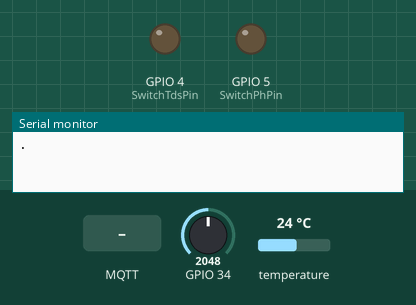
Bench run of a sketch on a simulated ESP32. Shown: output pins drawn as LEDs (lit = HIGH), the last lines printed to the serial monitor. The inputs (shaded band) are chosen by the test bench; at power-on: GPIO 34 = 2048, temperature 24 °C. WiFi joins after 1.5 s; servers stay silent unless stated; no MQTT or app messages arrive unless stated.

Above: at 0.1 s.
At 5.5 s:
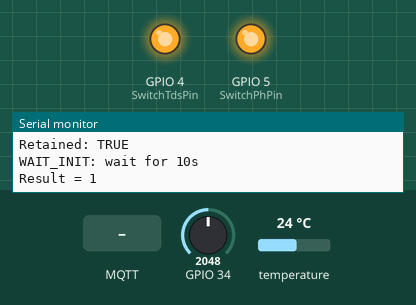
5.6 s: MQTT message "1" arrives on the first subscribed topic
At 18.6 s:
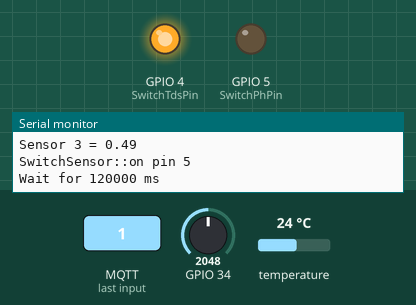
19.5 s: MQTT message "on" arrives on the first subscribed topic
21.0 s: MQTT message "off" arrives on the first subscribed topic
Timing chart, 0 to 24.0 s (numbered marks = the images above; inputs shaded):
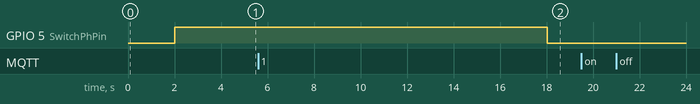

The sketch:

hydro01.ino
```cpp
#include "HANetwork.h"
#include "SensorManager.h"
#include "MqttDevice.h"

const char *MQTT_CLIENTID = "hydro01";
const char *OTA_HOSTNAME = "hydro01";

#include "secrets.h"
void mqttCallback(const char* topic, byte* payload, unsigned int length);
HANetwork haNetwork(WIFI_SSID, WIFI_PASS, MQTT_SERVER, MQTT_PORT, MQTT_CLIENTID, MQTT_USER, MQTT_PASS, OTA_HOSTNAME, OTA_PASSHASH, mqttCallback);

SensorManager sensorManager;
MqttDevice mqttDevice(&haNetwork, &sensorManager);

void setup()
{
    Serial.begin(115200);
    Serial.println(F("."));
    delay(2000);
    Serial.println(F("======================= BEGIN ======================="));
    sensorManager.init(&mqttDevice);
    haNetwork.setup();
    mqttDevice.registerDevice();
    mqttDevice.updateStatus("Hydro01 is online");
}

void loop()
{
    haNetwork.loop();
    sensorManager.loop();
    delay(100);
}

void mqttCallback(const char* topic, byte* payload, unsigned int length) {

    Serial.print(F("TOPIC: "));
    Serial.println(topic);
    Serial.print(F("PAYLOAD: "));
    Serial.write((char*)payload, length);
    Serial.println();

    mqttDevice.callback(topic, payload, length);

}
```

HANetwork.cpp
```cpp
#include "HANetwork.h"

HANetwork::HANetwork(const char *wifiSsidInit, const char *wifiPassInit,
                     const char *mqttServerInit, uint16_t mqttPortInit, const char *mqttClientIdInit, const char *mqttUserInit, const char *mqttPassInit,
                     const char *otaHostNameInit, const char *otaPassHashInit, std::function<void(const char* topic, byte* payload, unsigned int length)> mqttCallbackInit)
        : client(espClient)
{
    wifiSsid = wifiSsidInit;
    wifiPass = wifiPassInit;
    mqttServer = mqttServerInit;
    mqttPort = mqttPortInit;
    mqttClientId = mqttClientIdInit;
    mqttUser = mqttUserInit;
    mqttPass = mqttPassInit;
    otaHostName = otaHostNameInit;
    otaPassHash = otaPassHashInit;
    mqttCallback = mqttCallbackInit;
}

void HANetwork::setup()
{
    if (!client.setBufferSize(1024)) {
        Serial.println("ERROR! failed to alloc mqtt buffer");
    }
    wifiConnect();
    client.setCallback(mqttCallback);
    mqttConnect();
    otaSetup();
}

void HANetwork::loop()
{
    while (!client.connected())
    {
        if (WiFi.status() != WL_CONNECTED)
            wifiConnect();
        if (!mqttConnect())
            delay(1000);
    }
    client.loop();
    ArduinoOTA.handle();
}

bool HANetwork::mqttPublish(const char *topic, const char *payload, bool retained)
{
    Serial.println(F("Sending MQTT payload ... "));
    Serial.print(F("Topic: "));
    Serial.println(topic);
    Serial.print(F("Retained: "));
    Serial.println(retained ? "TRUE" : "FALSE");
    Serial.println(payload);
    Serial.print("Result = ");
    boolean r = client.publish(topic, payload, retained);
    Serial.println(r);
    return r;
}

bool HANetwork::mqttPublish(const char *topic, JsonDocument &doc, bool retained)
{
    String output;
    serializeJson(doc, output);
    return mqttPublish(topic, output.c_str(), true);
}

void HANetwork::wifiConnect()
{
    WiFi.mode(WIFI_STA);
    WiFi.begin(wifiSsid, wifiPass);
    Serial.print(F("Connecting to "));
    Serial.print(wifiSsid);
    while (WiFi.status() != WL_CONNECTED)
    {
        delay(1000);
        Serial.print(F("."));
    }
    Serial.println();
    Serial.print(F("Connected, IP address: "));
    Serial.println(WiFi.localIP());
}

bool HANetwork::mqttConnect()
{
    client.setServer(mqttServer.c_str(), mqttPort);
    if (client.connected())
        return true;
    Serial.print(F("Attempting MQTT connection..."));
    if (client.connect(mqttClientId.c_str(), mqttUser.c_str(), mqttPass.c_str()))
    {
        Serial.println(F("connected"));
        return true;
    }
    Serial.print(F("failed, rc="));
    Serial.println(client.state());
    return false;
}

void HANetwork::otaSetup()
{
    ArduinoOTA.setHostname(otaHostName.c_str());
    ArduinoOTA.setPasswordHash(otaPassHash.c_str());
    ArduinoOTA.onStart([]() {
        String type;
        if (ArduinoOTA.getCommand() == U_FLASH) {
            type = "sketch";
        } else {  // U_FS
            type = "filesystem";
        }
        // NOTE: if updating FS this would be the place to unmount FS using FS.end()
        Serial.println("Start updating " + type);
    });
    ArduinoOTA.onEnd([]() {
        Serial.println("\nEnd");
        delay(5000);
        ESP.restart();
    });
    ArduinoOTA.onProgress([](unsigned int progress, unsigned int total) { Serial.printf("Progress: %u%%\r", (progress / (total / 100))); });
    ArduinoOTA.onError([](ota_error_t error) {
        Serial.printf("Error[%u]: ", error);
        if (error == OTA_AUTH_ERROR) {
            Serial.println("Auth Failed");
        } else if (error == OTA_BEGIN_ERROR) {
            Serial.println("Begin Failed");
        } else if (error == OTA_CONNECT_ERROR) {
            Serial.println("Connect Failed");
        } else if (error == OTA_RECEIVE_ERROR) {
            Serial.println("Receive Failed");
        } else if (error == OTA_END_ERROR) {
            Serial.println("End Failed");
        }
    });
    ArduinoOTA.begin();
}

void HANetwork::mqttSubscribe(const char *topic) {
    Serial.print(F("MQTT subscribing to "));
    Serial.println(topic);
    client.subscribe(topic);
}
```

HANetwork.h
```cpp
#pragma once

#include <WiFi.h>
#include <PubSubClient.h>
#include <ArduinoOTA.h>
#include <ArduinoJson.h>

class HANetwork
{

public:
    HANetwork(const char *wifiSsid, const char *wifiPass,
        const char *mqttServer, uint16_t mqttPort, const char *mqttClientId, const char *mqttUser, const char *mqttPass,
        const char *otaHostName, const char *otaPassHash, std::function<void(const char* topic, byte* payload, unsigned int length)> mqttCallback);
    void setup();
    void loop();
    bool mqttPublish(const char *topic, const char *payload, bool retained);
    bool mqttPublish(const char *topic, JsonDocument &doc, bool retained);
    void mqttSubscribe(const char *topic);

private:
    String wifiSsid;
    String wifiPass;
    String mqttServer;
    uint16_t mqttPort;
    String mqttClientId;
    String mqttUser;
    String mqttPass;
    String otaHostName;
    String otaPassHash;
    std::function<void(const char* topic, byte* payload, unsigned int length)> mqttCallback;

    WiFiClient espClient;
    PubSubClient client;

    void wifiConnect();
    bool mqttConnect();
    void otaSetup();

};
```

MqttDevice.cpp
```cpp
#include <ArduinoJson.h>

#include "MqttDevice.h"
#include "SensorManager.h"
#include "config.h"

typedef struct
{
    const char *name;
    const char *unique_id;
    const char *state_topic;
    const char *availability_topic;
    const char *unit_of_measurement;
    int suggested_display_precision;
    float multiplier;
    const char *icon;
} MqttSensor;

const MqttSensor sensorsDefinition[] = {
    {
        "Hydro01 Water Temperature",
        "hydro01_water_temperature",
        "hydro01/water_temperature/value",
        "hydro01/water_temperature/available",
        "°C",
        1,
        1,
        "mdi:thermometer"
    },
    {
        "Hydro01 Water PPM",
        "hydro01_water_ppm",
        "hydro01/water_ppm/value",
        "hydro01/water_ppm/available",
        "ppm",
        0,
        1,
        "mdi:beaker"
    },
    {
        "Hydro01 Water pH",
        "hydro01_water_ph",
        "hydro01/water_ph/value",
        "hydro01/water_ph/available",
        "pH",
        1,
        1,
        "mdi:ph"
    },
    {
        "Hydro01 Water Level",
        "hydro01_water_level",
        "hydro01/water_level/value",
        "hydro01/water_level/available",
        "%",
        0,
        100,
        "mdi:car-coolant-level"
    },
};

const char *action_topic = "hydro01/action";
const char *action_payload_fastread_on = "fastread_on";
const char *action_payload_fastread_off = "fastread_off";
const char *action_fastread_state = "hydro01/fastread";
const char *action_payload_on = "on";
const char *action_payload_off = "off";

const char *status_topic_command = "hydro01/status/cmd";
const char *status_topic_state = "hydro01/status/txt";

MqttDevice::MqttDevice(HANetwork *haNetwork, SensorManager *sensorManager)
{
    this->haNetwork = haNetwork;
    this->sensorManager = sensorManager;
}

void MqttDevice::registerDevice()
{
    Serial.println(F("MqttDevice::registerDevice"));

    JsonDocument doc;

    initDiscoveryJsonDocument(doc);
    for (int i = 0; i < sizeof(sensorsDefinition) / sizeof(MqttSensor); i++)
    {
        doc["name"] = sensorsDefinition[i].name;
        doc["object_id"] = sensorsDefinition[i].unique_id;
        doc["unique_id"] = sensorsDefinition[i].unique_id;
        doc["state_topic"] = sensorsDefinition[i].state_topic;
        doc["availability_topic"] = sensorsDefinition[i].availability_topic;
        doc["force_update"] = true;
        doc["unit_of_measurement"] = sensorsDefinition[i].unit_of_measurement;
        doc["suggested_display_precision"] = sensorsDefinition[i].suggested_display_precision;
        doc["icon"] = sensorsDefinition[i].icon;

        char buf[200];
        sprintf(buf, "homeassistant/sensor/%s/config", sensorsDefinition[i].unique_id);
        haNetwork->mqttPublish(buf, doc, true);
    }

    initDiscoveryJsonDocument(doc);
    doc["name"] = "Hydro01 Fast Read";
    doc["object_id"] = "hydro01_fastread";
    doc["unique_id"] = "hydro01_fastread";
    doc["command_topic"] = action_topic;
    doc["payload_on"] = action_payload_fastread_on;
    doc["payload_off"] = action_payload_fastread_off;
    doc["state_topic"] = action_fastread_state;
    doc["state_on"] = action_payload_on;
    doc["state_off"] = action_payload_off;
    doc["icon"] = "mdi:fast-forward";
    haNetwork->mqttPublish("homeassistant/switch/hydro01_action/config", doc, true);

    initDiscoveryJsonDocument(doc);
    doc["name"] = "Hydro01 Status";
    doc["object_id"] = "hydro01_status";
    doc["unique_id"] = "hydro01_status";
    doc["command_topic"] = status_topic_command;
    doc["state_topic"] = status_topic_state;
    doc["icon"] = "mdi:information";
    haNetwork->mqttPublish("homeassistant/text/hydro01_status/config", doc, true);

    haNetwork->mqttSubscribe(action_topic);
    haNetwork->mqttSubscribe(status_topic_command);
}

void MqttDevice::initDiscoveryJsonDocument(JsonDocument &doc)
{
    doc.clear();
    doc["schema"] = "json";
    JsonObject device = doc.createNestedObject("device");
    device["identifiers"][0] = "hydro01";
    device["name"] = "Hydro01";
    device["model"] = "Wemos Hydroponic Sensors";
    device["manufacturer"] = "MLCM Tech";
}

void MqttDevice::callback(const char* topic, byte* payload, unsigned int length)
{
    if (strcmp(topic, action_topic) == 0)
    {
        if (strncasecmp((char*)payload, action_payload_fastread_on, length) == 0)
        {
            sensorManager->fastReadSensors(true);
            haNetwork->mqttPublish(action_fastread_state, action_payload_on, true);
        }
        else if (strncasecmp((char*)payload, action_payload_fastread_off, length) == 0)
        {
            sensorManager->fastReadSensors(false);
            haNetwork->mqttPublish(action_fastread_state, action_payload_off, true);
        }
    }
}

void MqttDevice::updateSensors(Sensor *temperature, Sensor *tds, Sensor *ph, Sensor *level, bool fastRead)
{
    Sensor *sensors[] = { temperature, tds, ph, level };
    for (int i = 0; i < sizeof(sensors) / sizeof(Sensor); i++)
    {
        Sensor *sensor = sensors[i];
        if (sensor->isError())
        {
            haNetwork->mqttPublish(sensorsDefinition[i].availability_topic, "offline", true);
            continue;
        }
        haNetwork->mqttPublish(sensorsDefinition[i].availability_topic, "online", true);
        char buf[20];
        sprintf(buf, "%.*f", sensorsDefinition[i].suggested_display_precision, sensor->getReading() * sensorsDefinition[i].multiplier);
        haNetwork->mqttPublish(sensorsDefinition[i].state_topic, buf, true);
    }
    haNetwork->mqttPublish(action_fastread_state, fastRead ? action_payload_on : action_payload_off, true);
}

void MqttDevice::updateStatus(const char *status)
{
    haNetwork->mqttPublish(status_topic_state, status, true);
}
```

MqttDevice.h
```cpp
#pragma once

#include "HANetwork.h"
#include "Sensor.h"

class SensorManager;

class MqttDevice
{

public:

    MqttDevice(HANetwork *haNetwork, SensorManager *sensorManager);
    void registerDevice();
    void callback(const char* topic, byte* payload, unsigned int length);
    void updateSensors(Sensor *temperature, Sensor *tds, Sensor *ph, Sensor *level, bool fastRead);
    void updateStatus(const char *status);

protected:

    HANetwork *haNetwork;
    SensorManager *sensorManager;

    void initDiscoveryJsonDocument(JsonDocument &doc);

};
```

Sensor.h
```cpp
#pragma once

class SensorManager;

class Sensor
{

public:

    virtual void init(SensorManager* sensorManager) = 0;
    virtual void loop() = 0;
    virtual void startReading() = 0;
    virtual bool isReading() const = 0;
    virtual bool isError() const = 0;
    virtual float getReading() const = 0;
    virtual float getReadProgress() const = 0;

};
```

SensorLevel.cpp
```cpp
#include "SensorLevel.h"
#include "SensorManager.h"
#include "config.h"

float SensorLevel::calculateValue(float voltage)
{
    return voltage >= minLevelV ? 0.0 : (voltage <= maxLevelV ? 1.0 : (voltage - minLevelV) / (maxLevelV - minLevelV));
}
```

SensorLevel.h
```cpp
#pragma once

#include "SensorVoltage.h"

class SensorLevel : public SensorVoltage
{

public:

    SensorLevel(int pin, int readCount, int readDelay) : SensorVoltage(pin, readCount, readDelay) {}

protected:

    virtual float calculateValue(float voltage) override;

};
```

SensorManager.cpp
```cpp
#include "SensorManager.h"
#include "SensorTemperature.h"
#include "SensorTds.h"
#include "SensorPh.h"
#include "SensorLevel.h"
#include "State.h"
#include "StateReadSensor.h"
#include "StateWait.h"
#include "StateSwitchSensorOn.h"
#include "StateSwitchSensorOff.h"
#include "StateSensorFinalReport.h"
#include "StateWaitLoop.h"
#include "MqttDevice.h"

SensorManager::SensorManager()
        : switchPh(SwitchPhPin), switchTds(SwitchTdsPin)
{
    sensors[static_cast<int>(SensorType::TEMPERATURE)] = new SensorTemperature(SensorTempPin);
    sensors[static_cast<int>(SensorType::TDS)] = new SensorTds(SensorTdsPin, SensorReadCount, SensorReadDelay);
    sensors[static_cast<int>(SensorType::PH)] = new SensorPh(SensorPhPin, SensorReadCount, SensorReadDelay);
    sensors[static_cast<int>(SensorType::LEVEL)] = new SensorLevel(SensorWaterLevel, SensorReadCount, SensorReadDelay);
}

void SensorManager::init(MqttDevice *mqttDevice)
{
    Serial.println(F("SensorManager::init"));
    for (int i = 0; i < static_cast<int>(SensorType::SENSOR_COUNT); i++)
    {
        sensors[i]->init(this);
    }
    switchPh.init();
    switchTds.init();

    State *loopState;
    setState(new StateWait(this, "WAIT_INIT", WAIT_INIT))
        ->setNextState(loopState = new StateReadSensor(this, "READ_TEMP", SensorType::TEMPERATURE))
        ->setNextState(new StateReadSensor(this, "READ_LEVEL", SensorType::LEVEL))
        ->setNextState(new StateSwitchSensorOn(this, "ON_PH", &switchPh))
        ->setNextState(new StateWait(this, "SETUP_PH", WAIT_SETUPSENSOR))
        ->setNextState(new StateReadSensor(this, "READ_PH", SensorType::PH))
        ->setNextState(new StateSwitchSensorOff(this, "OFF_PH", &switchPh))
        ->setNextState(new StateWait(this, "CHANGE_SENSOR", WAIT_CHANGESENSOR))
        ->setNextState(new StateSwitchSensorOn(this, "ON_TDS", &switchTds))
        ->setNextState(new StateWait(this, "SETUP_TDS", WAIT_SETUPSENSOR))
        ->setNextState(new StateReadSensor(this, "READ_TDS", SensorType::TDS))
        ->setNextState(new StateSwitchSensorOff(this, "OFF_TDS", &switchTds))
        ->setNextState(new StateSensorFinalReport(this, "FINAL_REPORT", mqttDevice))
        ->setNextState(waitLoop = new StateWaitLoop(this, "WAIT_LOOP", WAIT_LOOP, WAIT_LOOPFAST))
        ->setNextState(loopState);

    lastStatus = millis();
    this->mqttDevice = mqttDevice;
}

void SensorManager::loop()
{
    if (currentState != nullptr) {
        currentState->loop();
        const unsigned long m = millis();
        if (m < lastStatus || m - lastStatus > 1000)
        {
            lastStatus = millis();
            if (mqttDevice != nullptr) mqttDevice->updateStatus(currentState->getStatus());
        }
    }
}

State *SensorManager::setState(State* state)
{
    currentState = state;
    if (currentState != nullptr) currentState->enter();
    return state;
}

void SensorManager::fastReadSensors(bool fastRead)
{
    Serial.print(F("SensorManager::fastReadSensors ")); Serial.println(fastRead);
    if (waitLoop != nullptr)
    {
        if (fastRead) waitLoop->timeFast();
        else waitLoop->timeNormal();
    }
}

bool SensorManager::isFastRead() const
{
    return waitLoop != nullptr && waitLoop->isFast();
}
```

SensorManager.h
```cpp
#pragma once

#include "Sensor.h"
#include "SwitchSensor.h"
#include "config.h"
#include "State.h"

class MqttDevice;
class StateWaitLoop;

class SensorManager
{

public:

    SensorManager();

    void init(MqttDevice *mqttDevice);
    void loop();
    State *setState(State* state);
    void fastReadSensors(bool fastRead);

    inline float getTemperature() const { return sensors[static_cast<int>(SensorType::TEMPERATURE)]->getReading(); }
    inline float getTds() const { return sensors[static_cast<int>(SensorType::TDS)]->getReading(); }
    inline float getPh() const { return sensors[static_cast<int>(SensorType::PH)]->getReading(); }
    inline float getLevel() const { return sensors[static_cast<int>(SensorType::LEVEL)]->getReading(); }
    inline Sensor* getSensor(SensorType sensorType) const { return sensors[static_cast<int>(sensorType)]; }
    bool isFastRead() const;

protected:

    State* currentState = nullptr;
    Sensor* sensors[static_cast<int>(SensorType::SENSOR_COUNT)] = { nullptr };
    SwitchSensor switchPh;
    SwitchSensor switchTds;
    StateWaitLoop *waitLoop = nullptr;
    uint32_t lastStatus = 0;
    MqttDevice *mqttDevice = nullptr;

};
```

SensorPh.cpp
```cpp
#include "SensorPh.h"
#include "SensorManager.h"
#include "config.h"

float SensorPh::calculateValue(float voltage)
{
    return PhmidPH + (voltage - PhmidV) * ((PhmidPH - PhlowPH) / (PhmidV - PhlowV)) + 0.03 * (sensorManager->getTemperature() - 25.0);
}
```

Source omitted: SensorPh.h (265 bytes), SensorTds.cpp (352 bytes), SensorTds.h (271 bytes), SensorTemperature.cpp (663 bytes), SensorTemperature.h (814 bytes), SensorVoltage.cpp (1325 bytes), SensorVoltage.h (889 bytes), State.cpp (151 bytes), State.h (473 bytes), StateReadSensor.cpp (1121 bytes), StateReadSensor.h (327 bytes), StateSensorFinalReport.cpp (1195 bytes) and 12 more
